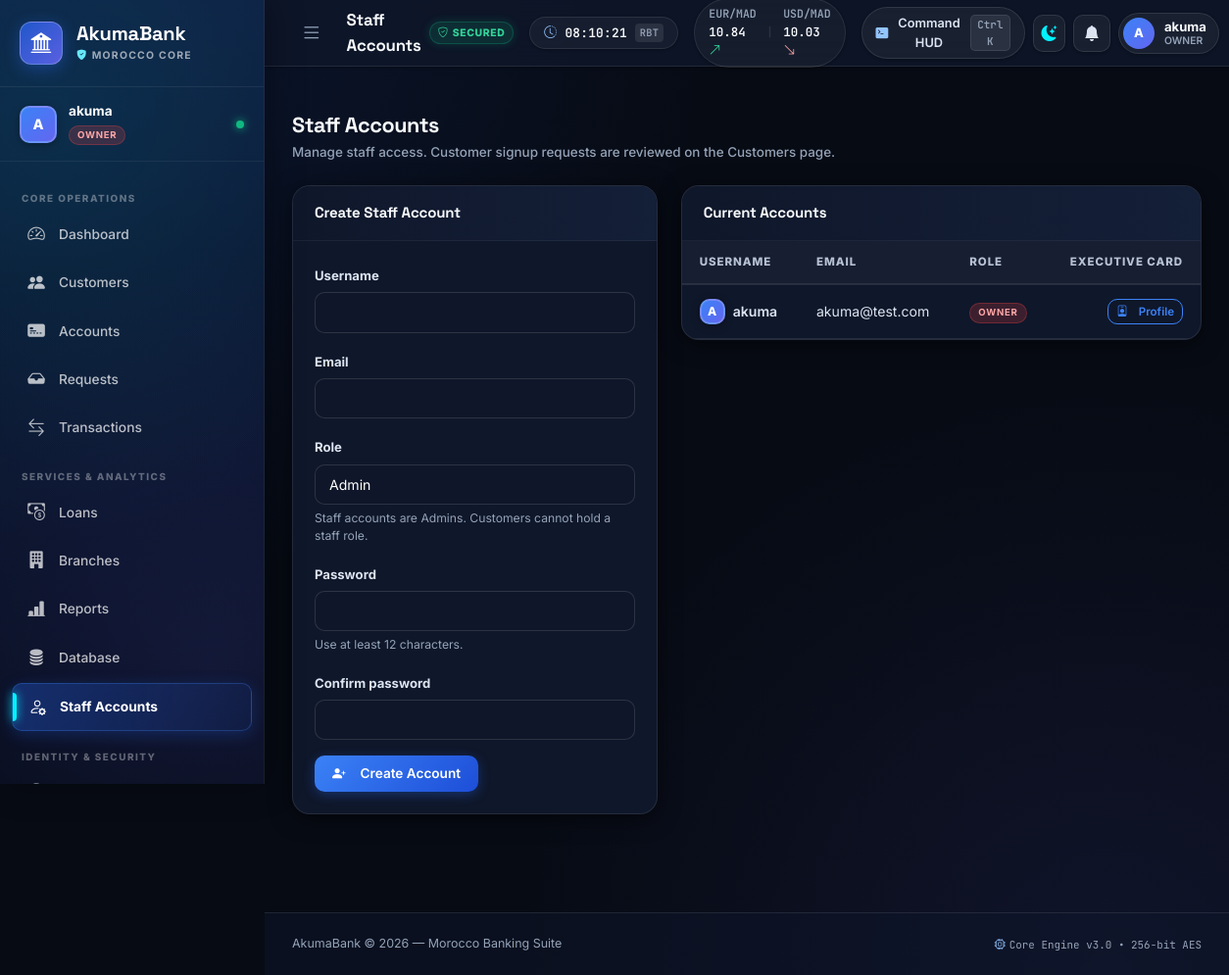
The page /users (signed in) on the database its author committed.
### tables this page shows
CREATE TABLE USERS (
                UserID   INTEGER PRIMARY KEY AUTOINCREMENT,
                Username TEXT    NOT NULL UNIQUE,
                Password TEXT    NOT NULL,
                ProfilePicture TEXT,
                FullName TEXT,
                Email TEXT,
                DateOfBirth TEXT,
                Phone TEXT,
                Address TEXT,
                NationalID TEXT,
                ApprovalStatus TEXT NOT NULL DEFAULT 'Approved'
                              CHECK(ApprovalStatus IN ('Pending','Approved','Rejected')),
                MustChangePassword INTEGER NOT NULL DEFAULT 0 CHECK(MustChangePassword IN (0,1)),
                Role     TEXT    NOT NULL DEFAULT 'Admin'
                         CHECK(Role IN ('Owner','Admin','Customer'))
            , BannerImage TEXT, BannerColor TEXT DEFAULT '#5865f2', AboutMe TEXT, CustomStatus TEXT, Pronouns TEXT);

### routes/users.py (the view, shortened to what this page needs)
@users_bp.route("/users", methods=["GET", "POST"])
@owner_or_admin_required
def users():
    conn = get_db()
    staff = conn.execute(
        "SELECT UserID, Username, Email, Role, ProfilePicture IS NOT NULL AS HasPicture "
        "FROM USERS WHERE Role IN ('Owner','Admin') ORDER BY "
        "CASE Role WHEN 'Owner' THEN 0 ELSE 1 END, Username"
    ).fetchall()
    conn.close()
    return render_template(
        "users.html",
        staff=staff,
        is_owner=session.get("user", {}).get("role") == "Owner",
    )

### app.py (called while the page is built)
@app.context_processor
def inject_card_tiers():
    return {
        "CARD_TIERS": CARD_TIERS,
        "list_card_tiers": list_card_tiers,
        "get_card_tier": get_card_tier,
    }

@app.context_processor
def inject_notifications():
    user = session.get("user")
    if not user:
        return {}
    try:
        conn = get_db()
        rows = conn.execute(
            """SELECT NotificationID, Title, Body, Category, Icon, Link, IsRead, CreatedAt
               FROM NOTIFICATION WHERE UserID=?
               ORDER BY NotificationID DESC LIMIT 8""",
            (user.get("id"),),
        ).fetchall()
        unread = conn.execute(
            "SELECT COUNT(*) FROM NOTIFICATION WHERE UserID=? AND IsRead=0",
            (user.get("id"),),
        ).fetchone()[0]
        conn.close()
        return {"nav_notifications": rows, "nav_unread_count": unread}
    except Exception:
        return {"nav_notifications": [], "nav_unread_count": 0}

### database.py (called while the page is built)
def get_db():
    os.makedirs(DATABASE_DIR, exist_ok=True)
    conn = sqlite3.connect(DB_PATH)
    conn.row_factory = sqlite3.Row
    conn.execute("PRAGMA foreign_keys = ON")
    return conn

### routes/users.py (called while the page is built)
def owner_or_admin_required(f):
    @wraps(f)
    def decorated(*args, **kwargs):
        if session.get("user", {}).get("role") not in ("Owner", "Admin"):
            flash("Only an owner or admin can review account requests.", "danger")
            return redirect(url_for("dashboard.dashboard"))
        return f(*args, **kwargs)
    return decorated

### templates/users.html (shortened to what this page needs)
{% extends "base.html" %}
{% block page_title %}Staff Accounts{% endblock %}
{% block content %}
<div class="page-header-row">
  <div>
    <h4 class="page-heading">Staff Accounts</h4>
    <p class="page-sub">Manage staff access. Customer signup requests are reviewed on the Customers page.</p>
  </div>
</div>
<div class="row g-4">
  {% if is_owner %}
  <div class="col-lg-5">
    <div class="card-panel">
      <div class="panel-header"><span class="panel-title">Create Staff Account</span></div>
      <div class="panel-body">
        <form method="POST">
          <div class="mb-3">
            <label class="form-label" for="username">Username</label>
            <input class="form-control" id="username" name="username" required maxlength="80" autocomplete="off" />
          </div>
          <div class="mb-3">
            <label class="form-label" for="email">Email</label>
            <input class="form-control" type="email" id="email" name="email" required maxlength="254" autocomplete="email" />
          </div>
          <div class="mb-3">
            <label class="form-label" for="role">Role</label>
            <input class="form-control" value="Admin" disabled readonly />
            <div class="form-text">Staff accounts are Admins. Customers cannot hold a staff role.</div>
          </div>
          <div class="mb-3">
            <label class="form-label" for="password">Password</label>
            <input class="form-control" type="password" id="password" name="password" minlength="12" required autocomplete="new-password" />
            <div class="form-text">Use at least 12 characters.</div>
          </div>
          <div class="mb-3">
            <label class="form-label" for="password_confirmation">Confirm password</label>
            <input class="form-control" type="password" id="password_confirmation" name="password_confirmation" minlength="12" required autocomplete="new-password" />
          </div>
          <button class="btn btn-primary" type="submit"><i class="bi bi-person-plus-fill me-2"></i>Create Account</button>
        </form>
      </div>
    </div>
  </div>
  {% endif %}
  <div class="{{ 'col-lg-7' if is_owner else 'col-12' }}">
    <div class="card-panel">
      <div class="panel-header"><span class="panel-title">Current Accounts</span></div>
      <div class="panel-body p-0">
        <div class="table-responsive">
          <table class="table table-hover align-middle mb-0">
            <thead><tr><th>Username</th><th>Email</th><th>Role</th><th class="text-end">Executive Card</th></tr></thead>
            <tbody>
              {% for account in staff %}
              <tr>
                <td class="fw-semibold">
                  <div class="d-flex align-items-center gap-2">
                    {% if account.HasPicture %}
                    <img src="{{ url_for('profiles.user_avatar', user_id=account.UserID) }}" class="user-avatar" style="width: 26px; height: 26px; object-fit: cover;" alt="" />
                    {% else %}
                    <span class="user-avatar" style="width: 26px; height: 26px; font-size: 0.75rem;">{{ account.Username[0]|upper }}</span>
                    {% endif %}
                    <span>{{ account.Username }}</span>
                  </div>
                </td>
                <td>{{ account.Email or '—' }}</td>
                <td><span class="badge-role role-{{ account.Role|lower }}">{{ account.Role }}</span></td>
                <td class="text-end">
                  <button class="btn btn-xs btn-outline-primary py-1 px-2 fw-semibold" onclick="window.openProfileCard({{ account.UserID }})" title="View Executive Profile Card">
                    <i class="bi bi-person-badge me-1"></i>Profile
                  </button>
                </td>
              </tr>
              {% else %}
              <tr><td colspan="4" class="text-center text-muted py-4">No staff accounts.</td></tr>
              {% endfor %}
            </tbody>
          </table>
        </div>
      </div>
    </div>
  </div>
</div>
{% endblock %}

### templates/base.html (shortened to what this page needs)
<!DOCTYPE html>
<html lang="en-MA">
<head>
  <link href="https://cdn.jsdelivr.net/npm/bootstrap@5.3.2/dist/css/bootstrap.min.css" rel="stylesheet" />
  <link href="https://cdn.jsdelivr.net/npm/bootstrap-icons@1.11.3/font/bootstrap-icons.css" rel="stylesheet" />
  <link rel="stylesheet" href="{{ url_for('static', filename='css/style.css') }}" />
</head>
<body>
<div class="sidebar" id="sidebar">
  <div class="sidebar-brand">
    <div class="brand-icon">
      <i class="bi bi-bank2"></i>
    </div>
    <div class="brand-text">
      <span class="brand-name">AkumaBank</span>
      <span class="brand-sub"><i class="bi bi-shield-fill-check text-info me-1"></i>Morocco Core</span>
    </div>
  </div>
  <div class="sidebar-user" style="cursor: pointer;" onclick="window.openProfileCard({{ session.user.id }})" title="View your Executive Profile Card">
    {% if session.user.has_pfp or session.user.profile_picture %}
    <img class="user-avatar" src="{{ url_for('profiles.user_avatar', user_id=session.user.id, v=session.user.avatar_version or 0) }}" alt="" />
    {% else %}
    <div class="user-avatar">{{ session.user.username[0]|upper }}</div>
    {% endif %}
    <div class="user-info">
      <div class="user-name">{{ session.user.username }}</div>
      <div class="user-role badge-role role-{{ session.user.role|lower }}">{{ session.user.role }}</div>
    </div>
    <span class="user-status-dot" title="User Session Active"></span>
  </div>
  <nav class="sidebar-nav">
    {% if session.user.role == 'Customer' %}
    <div class="nav-section-title">Banking Portal</div>
    <a href="{{ url_for('customer_portal.home') }}" class="nav-link {% if request.endpoint == 'customer_portal.home' %}active{% endif %}">
      <i class="bi bi-house-door-fill"></i><span>My Banking</span>
      <span class="nav-indicator"></span>
    </a>
    <a href="{{ url_for('documents.customer_documents') }}" class="nav-link {% if request.endpoint and request.endpoint.startswith('documents.') %}active{% endif %}">
      <i class="bi bi-folder2-open"></i><span>My Documents</span>
      <span class="nav-indicator"></span>
    </a>
    {% else %}
    <div class="nav-section-title">Core Operations</div>
    <a href="{{ url_for('dashboard.dashboard') }}" class="nav-link {% if request.endpoint=='dashboard.dashboard' %}active{% endif %}">
      <i class="bi bi-speedometer2"></i><span>Dashboard</span>
    </a>
    <a href="{{ url_for('customers.customers') }}" class="nav-link {% if request.endpoint and 'customer' in request.endpoint and 'portal' not in request.endpoint %}active{% endif %}">
      <i class="bi bi-people-fill"></i><span>Customers</span>
    </a>
    <a href="{{ url_for('accounts.accounts') }}" class="nav-link {% if request.endpoint=='accounts.accounts' %}active{% endif %}">
      <i class="bi bi-credit-card-2-front-fill"></i><span>Accounts</span>
    </a>
    <a href="{{ url_for('accounts.requests_center') }}" class="nav-link {% if request.endpoint=='accounts.requests_center' %}active{% endif %}">
      <i class="bi bi-inbox-fill"></i><span>Requests</span>
    </a>
    <a href="{{ url_for('transactions.transactions') }}" class="nav-link {% if request.endpoint and 'transaction' in request.endpoint %}active{% endif %}">
      <i class="bi bi-arrow-left-right"></i><span>Transactions</span>
    </a>
    <div class="nav-section-title">Services &amp; Analytics</div>
    <a href="{{ url_for('loans.loans') }}" class="nav-link {% if request.endpoint and 'loan' in request.endpoint %}active{% endif %}">
      <i class="bi bi-cash-coin"></i><span>Loans</span>
    </a>
    <a href="{{ url_for('branches.branches') }}" class="nav-link {% if request.endpoint and 'branch' in request.endpoint %}active{% endif %}">
      <i class="bi bi-building-fill"></i><span>Branches</span>
    </a>
    <a href="{{ url_for('reports.reports') }}" class="nav-link {% if request.endpoint and 'report' in request.endpoint %}active{% endif %}">
      <i class="bi bi-bar-chart-line-fill"></i><span>Reports</span>
    </a>
    <a href="{{ url_for('database_panel.database') }}" class="nav-link {% if request.endpoint and 'database' in request.endpoint %}active{% endif %}">
      <i class="bi bi-database-fill"></i><span>Database</span>
    </a>
    {% if session.user.role in ('Owner', 'Admin') %}
    <a href="{{ url_for('users.users') }}" class="nav-link {% if request.endpoint and 'users.' in request.endpoint %}active{% endif %}">
      <i class="bi bi-person-gear"></i><span>Staff Accounts</span>
    </a>
    {% endif %}
    {% endif %}
    <div class="nav-section-title">Identity &amp; Security</div>
    <a href="{{ url_for('profiles.settings') }}" class="nav-link {% if request.endpoint == 'profiles.settings' %}active{% endif %}">
      <i class="bi bi-person-circle"></i><span>Account Settings</span>
    </a>
  </nav>
</div>
<div class="main-wrapper" id="mainWrapper">
  <header class="topbar">
    <button class="sidebar-toggle" id="sidebarToggle" aria-label="Toggle navigation">
      <i class="bi bi-list"></i>
    </button>
    <div class="topbar-breadcrumb d-flex align-items-center gap-2">
      <span class="page-title">{% block page_title %}Dashboard{% endblock %}</span>
      <span class="badge-cyber-shield d-none d-sm-inline-flex align-items-center">
        <i class="bi bi-shield-check me-1"></i>SECURED
      </span>
    </div>
    <div class="topbar-center d-none d-xl-flex align-items-center gap-3">
      <div class="topbar-pill topbar-clock" id="topbarClockPill" title="Rabat Banking Local Time (GMT+1)">
        <i class="bi bi-clock-history text-primary"></i>
        <span id="rabatClockText">--:--:--</span>
        <span class="topbar-pill-sub">RBT</span>
      </div>
      <div class="topbar-pill topbar-fx-ticker" title="Indicative Interbank FX Rates (Bank Al-Maghrib)">
        <span class="fx-item"><span class="fx-code">EUR/MAD</span> 10.84 <i class="bi bi-arrow-up-right text-success"></i></span>
        <span class="fx-sep">|</span>
        <span class="fx-item"><span class="fx-code">USD/MAD</span> 10.03 <i class="bi bi-arrow-down-right text-danger"></i></span>
      </div>
    </div>
    <div class="topbar-actions ms-auto d-flex align-items-center gap-2">
      <button class="topbar-btn-hud" id="openCommandPaletteBtn" title="Open Command HUD (Ctrl + K)">
        <i class="bi bi-terminal-fill text-primary"></i>
        <span class="hud-btn-label d-none d-md-inline">Command HUD</span>
        <kbd class="hud-kbd d-none d-md-inline">Ctrl K</kbd>
      </button>
      <button class="topbar-icon-btn theme-toggle-btn" id="themeToggleBtn" title="Switch Theme (Cyber Dark / Crisp Light)" aria-label="Toggle theme">
        <i class="bi bi-moon-stars-fill theme-moon-icon"></i>
      </button>
      <div class="dropdown">
        <button class="topbar-icon-btn position-relative" id="notifDropdownBtn" data-bs-toggle="dropdown" data-bs-auto-close="outside" aria-expanded="false" title="Notifications">
          <i class="bi bi-bell-fill"></i>
        </button>
      </div>
      <div class="dropdown">
        <div class="topbar-user-badge dropdown-toggle" id="userMenuBtn" data-bs-toggle="dropdown" aria-expanded="false" role="button">
          {% if session.user.has_pfp or session.user.profile_picture %}
          <img class="topbar-avatar" src="{{ url_for('profiles.user_avatar', user_id=session.user.id, v=session.user.avatar_version or 0) }}" alt="" />
          {% else %}
          <div class="topbar-avatar">{{ session.user.username[0]|upper }}</div>
          {% endif %}
          <div class="d-none d-md-flex flex-column text-start lh-sm">
            <span class="topbar-username">{{ session.user.username }}</span>
            <span class="topbar-role-sub">{{ session.user.role }}</span>
          </div>
        </div>
      </div>
    </div>
  </header>
  <div class="flash-container">
  </div>
  <main class="page-content">
    {% block content %}{% endblock %}
  </main>
  <footer class="page-footer">
    <div class="d-flex flex-column flex-sm-row align-items-center justify-content-between gap-2">
      <span>AkumaBank &copy; 2026 &mdash; Morocco Banking Suite</span>
      <span class="font-monospace text-muted small"><i class="bi bi-cpu text-primary me-1"></i>Core Engine v3.0 &bull; 256-bit AES</span>
    </div>
  </footer>
</div>
<div class="toast-container position-fixed bottom-0 end-0 p-3" id="cyberToastContainer" style="z-index: 1099;"></div>
</body>
</html>

### rows shown on the page
USERS: user.username "akuma", user.role "OWNER", Username "A", Username "akuma", Email "akuma@test.com", Role "OWNER"

### other values the page prints
{{ session.user.username[0]|upper }} "A"
